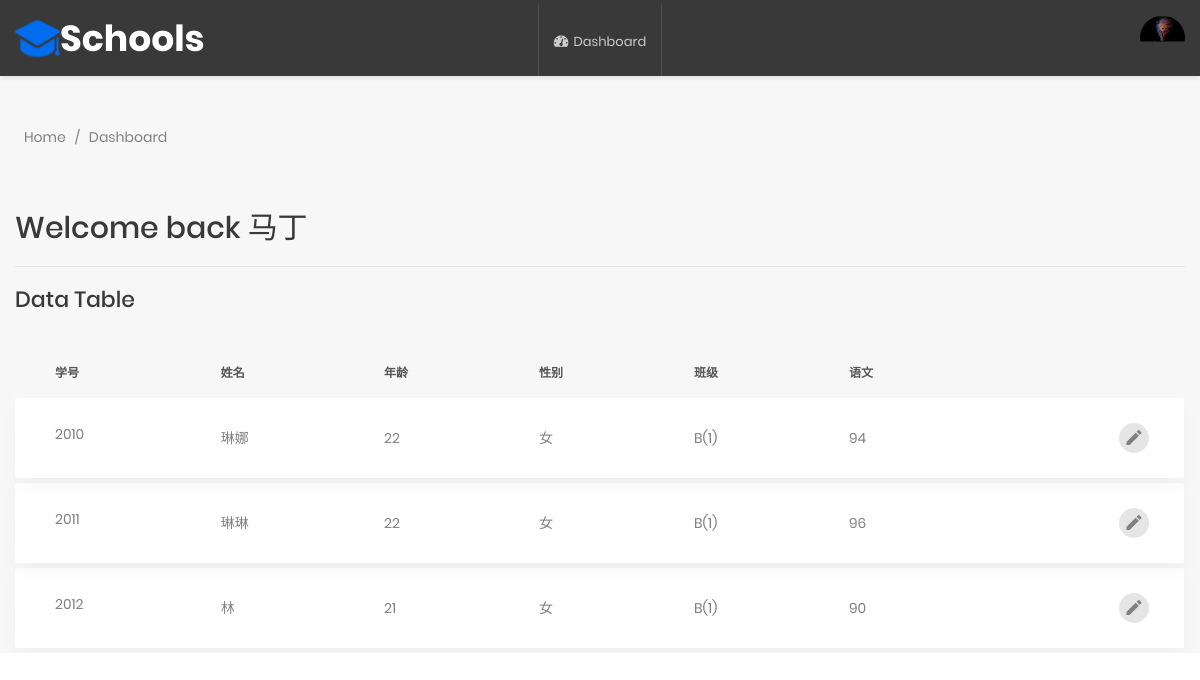
Screenshot of /teacher/index.php (signed in) with the database file from the repository.
### tables this page shows
CREATE TABLE `p_teacher` (
  `id` int(20) NOT NULL,
  `name` varchar(20) NOT NULL,
  `uname` varchar(20) NOT NULL,
  `pass` varchar(20) NOT NULL,
  `img` varchar(20) NOT NULL,
  `locimg` varchar(100) NOT NULL,
  `level` varchar(20) NOT NULL,
  `ke` varchar(20) NOT NULL
);

CREATE TABLE `student` (
  `id` int(20) NOT NULL,
  `name` varchar(20) NOT NULL,
  `old` int(20) NOT NULL,
  `sex` varchar(20) NOT NULL,
  `class` varchar(20) NOT NULL
);

CREATE TABLE `score` (
  `id` int(20) NOT NULL,
  `name` varchar(20) NOT NULL,
  `yuwen` int(11) NOT NULL,
  `shuxue` int(11) NOT NULL,
  `english` int(11) NOT NULL,
  `zh` int(11) NOT NULL,
  `grade` varchar(20) NOT NULL
);

### teacher/index.php (the view, shortened to what this page needs)
<!DOCTYPE html>
<html lang="en">
<head>
        <link href="../assets/css/font-face.css" rel="stylesheet" media="all">
    <link href="../assets/vendor/font-awesome-4.7/css/font-awesome.min.css" rel="stylesheet" media="all">
    <link href="../assets/vendor/font-awesome-5/css/fontawesome-all.min.css" rel="stylesheet" media="all">
    <link href="../assets/vendor/mdi-font/css/material-design-iconic-font.min.css" rel="stylesheet" media="all">
    <link href="../assets/vendor/bootstrap-4.1/bootstrap.min.css" rel="stylesheet" media="all">
    <link href="../assets/vendor/animsition/animsition.min.css" rel="stylesheet" media="all">
    <link href="../assets/css/theme.css" rel="stylesheet" media="all">
</head>
<body class="animsition">
    <div class="page-wrapper">
        <header class="header-desktop3 d-none d-lg-block">
            <div class="section__content section__content--p35">
                <div class="header3-wrap">
                  <div class="header__logo">
                      <img src="../assets/img/logo/logo.png" alt="" /><h1><font color="white"> Schools</font></h1>
                  </div>
                    <div class="header__navbar">
                        <ul class="list-unstyled">
                            <li class="has-sub">
                                <a href="index.php">
                                    <i class="fas fa-tachometer-alt"></i>Dashboard
                                </a>
                            </li>
                        </ul>
                    </div>
                    <div class="header__tool">
                        <div class="account-wrap">
                            <div class="account-item account-item--style2 clearfix js-item-menu">
                							<div class="image">
                                <?php
                                include "../assets/config/config.php";
                                $uname = $_SESSION['uname'];
                                $query = mysqli_query($conn,"SELECT * FROM p_teacher where uname='$uname'");
                                if(mysqli_num_rows($query)>0){
                                $no = 1;
                                while($data = mysqli_fetch_array($query)){
                                ?>
                                  <img src="<?php echo $data["locimg"];?>" alt="<?php echo $_SESSION['name']; ?>" />
                                <?php $no++; } ?>
                                <?php } ?>
                                                </div>
                            </div>
                        </div>
                    </div>
                </div>
            </div>
        </header>
        <div class="page-content--bgf7">
            <section class="au-breadcrumb2">
                <div class="container">
                    <div class="row">
                        <div class="col-md-12">
                            <div class="au-breadcrumb-content">
                                <div class="au-breadcrumb-left">
                                    <ul class="list-unstyled list-inline au-breadcrumb__list">
                                        <li class="list-inline-item active">
                                            <a href="#">Home</a>
                                        </li>
                                        <li class="list-inline-item seprate">
                                            <span>/</span>
                                        </li>
                                        <li class="list-inline-item">Dashboard</li>
                                    </ul>
                                </div>
                            </div>
                        </div>
                    </div>
                </div>
            </section>
            <section class="welcome p-t-10">
                <div class="container">
                    <div class="row">
                        <div class="col-md-12">
                            <h1 class="title-4">Welcome back
                                <span><?php echo $_SESSION['name']; ?></span>
                            </h1>
                            <hr class="line-seprate">
                        </div>
                    </div>
                </div>
            </section>
            <section class="p-t-20">
                <div class="container">
                    <div class="row">
                        <div class="col-md-12">
                            <h3 class="title-5 m-b-35">data table</h3>
                            <div class="table-responsive table-responsive-data2">
                              <?php
                                include "../assets/config/config.php";
                                $query = mysqli_query($conn,"SELECT student.id,
                                  student.name, student.old, student.sex,
                                  student.class, score.yuwen, score.shuxue,
                                  score.english, score.zh, score.grade
                                  FROM student INNER JOIN score
                                  ON student.id=score.id where student.name=score.name ;");
                              ?>
                                <table class="table table-data2">
                                    <thead>
                                        <tr>
                                          <th>学号</th>
                                          <th>姓名</th>
                                          <th>年龄</th>
                                          <th>性别</th>
                                          <th>班级</th>
                                          <?php
                                          $class = $_SESSION['ke'];
                                          if($class == "yuwen"){
                                            ?>
                                            <th>语文</th>
                                            <?php
                                          }else if($class == "shuxue"){
                                            ?>
                                            <th>数学</th>
                                            <?php
                                          }else if($class == "english"){
                                            ?>
                                            <th>英文</th>
                                            <?php
                                          }else if($class == "zh"){
                                            ?>
                                            <th>中文</th>
                                            <?php
                                          }
                                           ?>
                                        </tr>
                                    </thead>
                                    <tbody>
                                      <?php if(mysqli_num_rows($query)>0){ ?>
                    										<?php
                    											$no = 1;
                    											while($data = mysqli_fetch_array($query)){
                    										?>
                                        <tr class="tr-shadow">
                                          <td><?php echo $data["id"];?></td>
                                          <td><?php echo $data["name"];?></td>
                                          <td><?php echo $data["old"];?></td>
                                          <td><?php echo $data["sex"];?></td>
                                          <td><?php echo $data["class"];?></td>
                                          <?php
                                            if($class == "yuwen"){
                                              ?>
                                              <td><?php echo $data["yuwen"];?></td>
                                              <?php
                                            }else if($class == "shuxue"){
                                              ?>
                                              <td><?php echo $data["shuxue"];?></td>
                                              <?php
                                            }else if($class == "english"){
                                              ?>
                                              <td><?php echo $data["english"];?></td>
                                              <?php
                                            }else if($class == "zh"){
                                              ?>
                                              <td><?php echo $data["zh"];?></td>
                                              <?php
                                            }else
                                          ?>
                                            <td>
                                                <div class="table-data-feature">
                                                    <button onclick="window.location.href='update.php?id=<?php echo $data['id']?>'" class="item" data-toggle="tooltip" data-placement="top" title="Edit">
                                                        <i class="zmdi zmdi-edit"></i>
                                                    </button>
                                                </div>
                                            </td>
                                        </tr>
                                        <tr class="spacer"></tr>
                                        <?php $no++; } ?>
                    					<?php }?>
                                    </tbody>
                                </table>
                            </div>
                        </div>
                    </div>
                </div>
            </section>
        </div>
    </div>
</body>
</html>

### rows the page displays
p_teacher: locimg (picture)
student: id "2010", name "琳娜", old "22", sex "女", class "B(1)", score.yuwen "94"
student: id "2011", name "琳琳", old "22", sex "女", class "B(1)", score.yuwen "96"
student: id "2012", name "林", old "21", sex "女", class "B(1)", score.yuwen "90"

### other values shown
$_SESSION['name'] "马丁"
